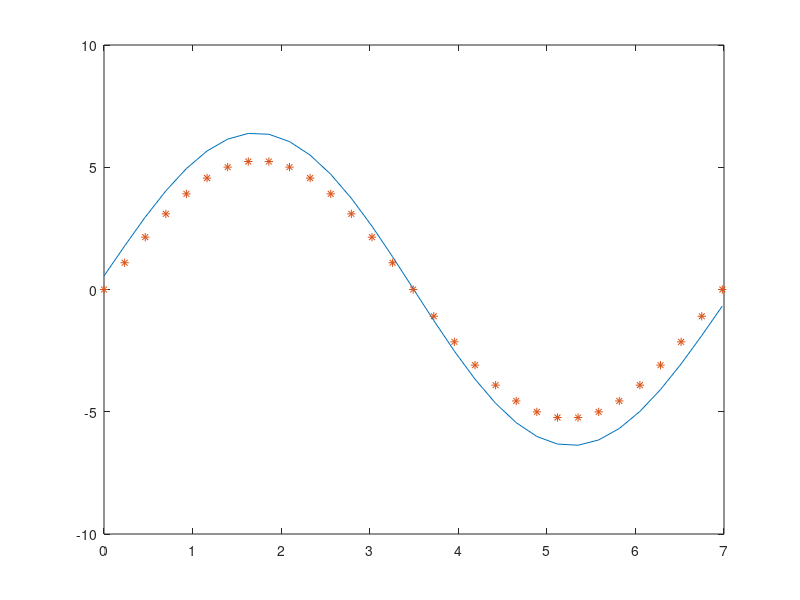

MATLAB code for this plot:
clc
close all
clear all
%x''+x = sin(0.9t)
w=0.9;
f = w/(2*pi);
n=31;
T=inv(f);
delta_t = T/(n-1);
t=linspace(0,T,n);
i = sqrt(-1);
wi= [0,(1:1:((n-1)/2)),-((n-1)/2:-1:1)]*((2*pi/T))*i;
F= sin(w.*t);
X=F./(1-w.^2);

x_w= fft(F);
vw = wi.*x_w; 
vt = ifft(vw);
aw = (F-x_w);
xw = aw./wi.^2;
xw(1) = 0;
xt = ifft(xw);
at = wi.^2.*xt;
vt = wi.*xt;
for n1 =1:1:(n-1)/2
    res(n1) =abs(at(n1)+F(n1)-xt(1)-((0.5*xt(n1+1))*exp(i*w*t(n1)))-((0.5*xt(end-n1))*exp(i*w*t(n1))));
end
e = sum(res);
x = xt./(1-w.^2);
figure(1)
plot(t,x,t,X,'*');



